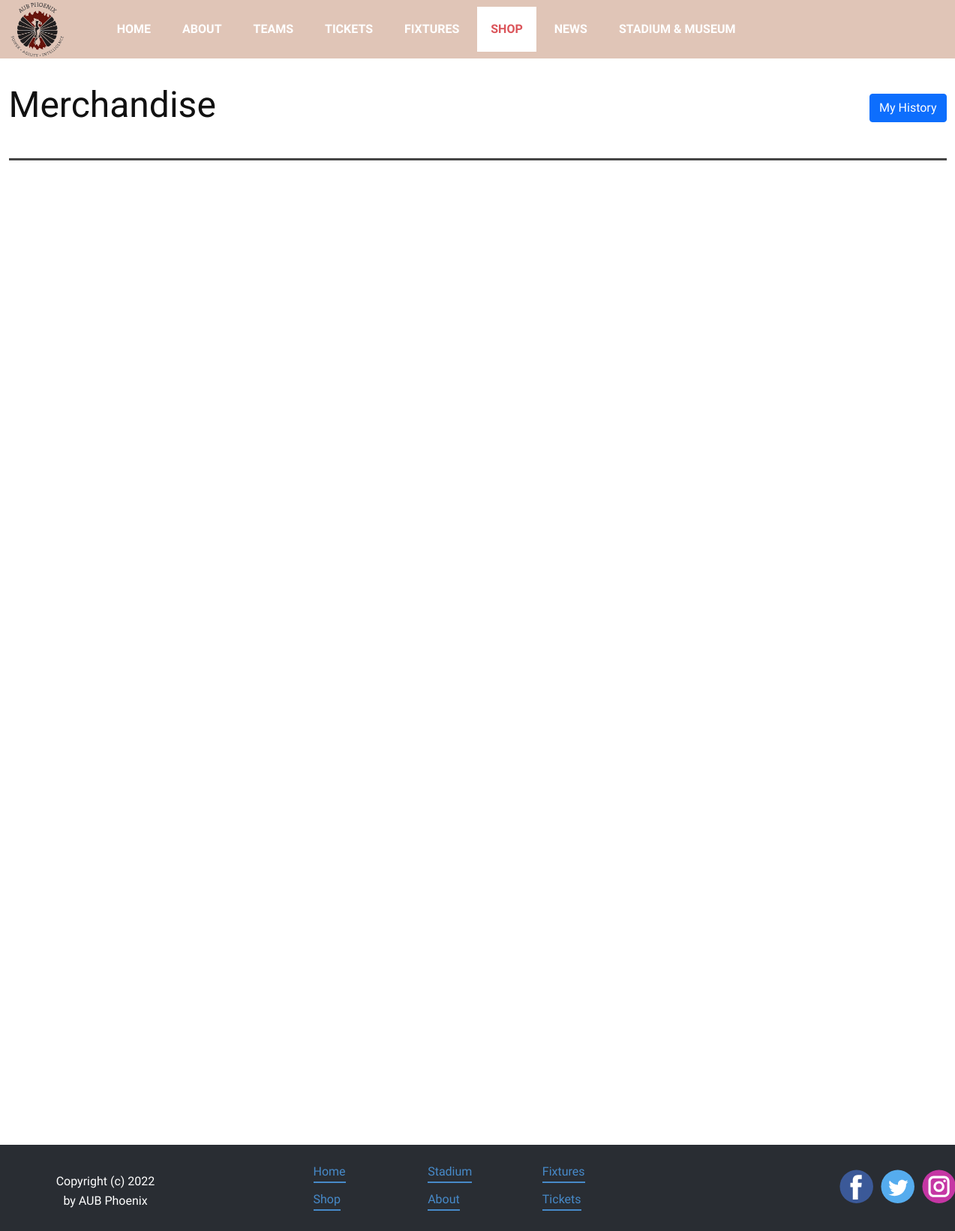
Before: /Shop.html (signed in) with the older database file.
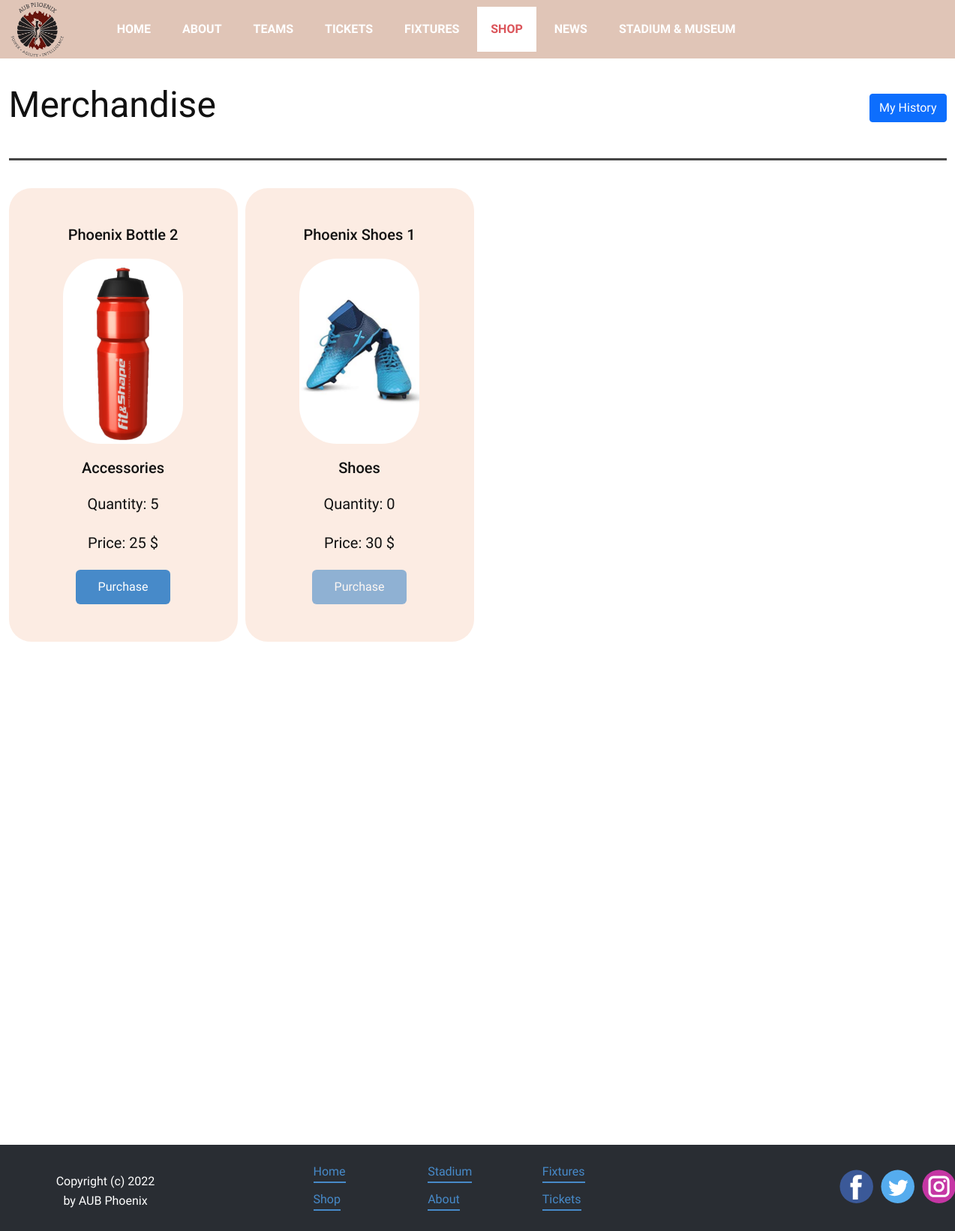
After: the same page with the newer database file.
### scms_app/models.py (models this page shows, shortened)
class Merchandise(models.Model):
    merch_name = models.CharField(max_length=100)
    merch_quantity = models.IntegerField()
    merch_price = models.IntegerField()
    merch_type = models.CharField(max_length=100, choices=MERCHTYPE)
    merch_image = models.ImageField(storage=OverwriteStorage())
    class Meta:
        verbose_name = "Merchandise"
        verbose_name_plural = "AllMerchandise"

### scms_app/views.py (the view)
# urls.py: path('Shop.html', views.Shop, name='Shop'),
def Shop(request):
	context={}
	profiles = Profile.objects.all()
	context['profiles'] = profiles
	merchandise = Merchandise.objects.all()
	context['merchandise'] = merchandise
	return render(request, 'Shop.html', context)

### scms_app/templates/Shop.html (shortened to what this page needs)
{% extends 'base.html' %}
{% load static %}
    {%block content%}
    <link
      rel="stylesheet"
      href="{% static 'scms_app/css/TeamsB.css' %}"
      media="screen"
    />
    <link
      rel="stylesheet"
      href="{% static 'scms_app/css/TeamsF.css' %}"
      media="screen"
    />
    <section class="u-align-center u-clearfix u-section-1" id="sec-1548" style="min-height: 1000px;">
      <div class="u-clearfix u-sheet u-sheet-1">
        {% if 'normaluser' in request.session %}
        <form method="POST" class="show-transactions" action="boughtMerchandise">
          <button class="btn btn-primary" type="submit">My History</button>
        </form>
        {% endif %}
        <h1 class="u-text u-text-default u-text-1">Merchandise</h1>
        <div class="u-border-3 u-border-grey-dark-1 u-expanded-width u-line u-line-horizontal u-line-1"></div>
        <div class="u-expanded-width u-layout-grid u-list u-list-1">
          <div class="u-repeater u-repeater-2">
          {% for merch in merchandise %}
            <div class="u-align-center u-container-style u-list-item u-repeater-item u-list-item-1">
              <div class="u-container-layout u-similar-container u-container-layout-1">
                <h5 class="u-text u-text-3">{{merch.merch_name}}</h5>
                <img
                  alt=""
                  class="u-image u-image-round u-radius-50 u-image-1"
                  data-image-width="360"
                  data-image-height="390"
                  src={{merch.merch_image}}
                />
                <h5 class="u-text u-text-3">{{merch.merch_type}}</h5>
                <p class="u-large-text u-text u-text-variant u-text-4">Quantity: {{merch.merch_quantity}}</p>
                <p class="u-large-text u-text u-text-variant u-text-5">Price: {{merch.merch_price}} $</p>
                <div style="display: flex; justify-content: center;">
                  <form method="POST" action="buyMerchandise">
                    {% if "normaluser" in request.session %}
                      {% if merch.merch_quantity != 0 %}
                        <button type="submit" name="{{merch.id}}" value="{{merch.id}}" class="u-btn u-btn-round u-button-style u-hover-palette-1-light-1 u-palette-1-base u-radius-6 u-btn-1 purchase-btn">Purchase</button>
                      {% else %}
                        <button type="submit" name="{{merch.id}}" value="{{merch.id}}" class="u-btn u-btn-round u-button-style u-hover-palette-1-light-1 u-palette-1-base u-radius-6 u-btn-1 purchase-btn" disabled>Purchase</button>
                      {% endif %}
                    {% else %}
                      <button type="submit" name="{{merch.id}}" value="{{merch.id}}" class="u-btn u-btn-round u-button-style u-hover-palette-1-light-1 u-palette-1-base u-radius-6 u-btn-1 purchase-btn" disabled>Purchase</button>
                    {% endif %}
                  </form>
                </div>
              </div>
            </div>
          {% endfor %}
          </div>
        </div>
      </div>
    </section>
    {%endblock%}

Changed rows visible on the page:
added Merchandise: merch_name "Phoenix Bottle 2", merch_image (picture), merch_type "Accessories", merch_quantity "5", merch_price "25", {{ merch.id }} 3 (drawn)
added Merchandise: merch_name "Phoenix Shoes 1", merch_image (picture), merch_type "Shoes", merch_quantity "0", merch_price "30", {{ merch.id }} 4 (drawn)
